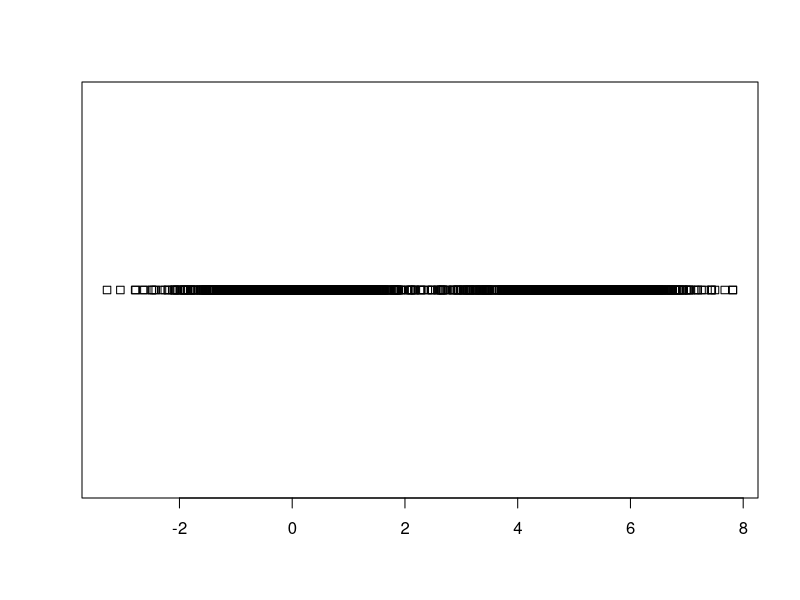
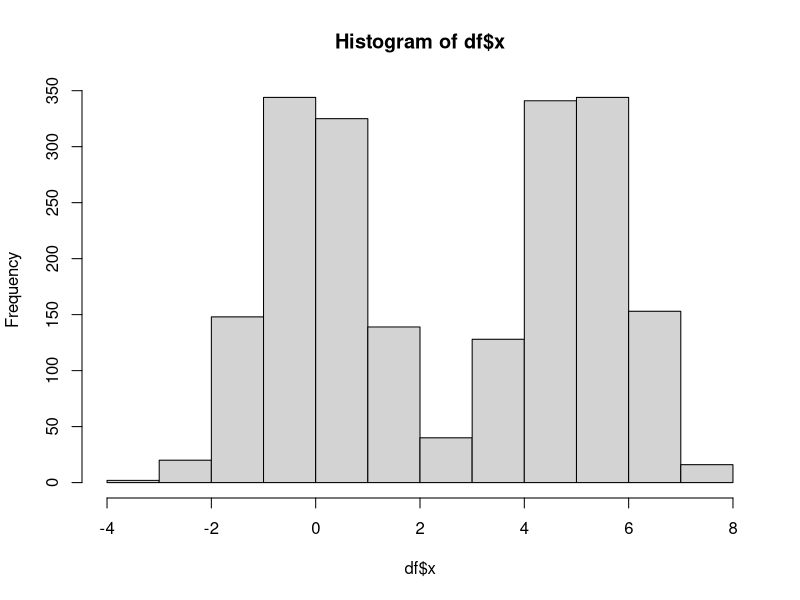
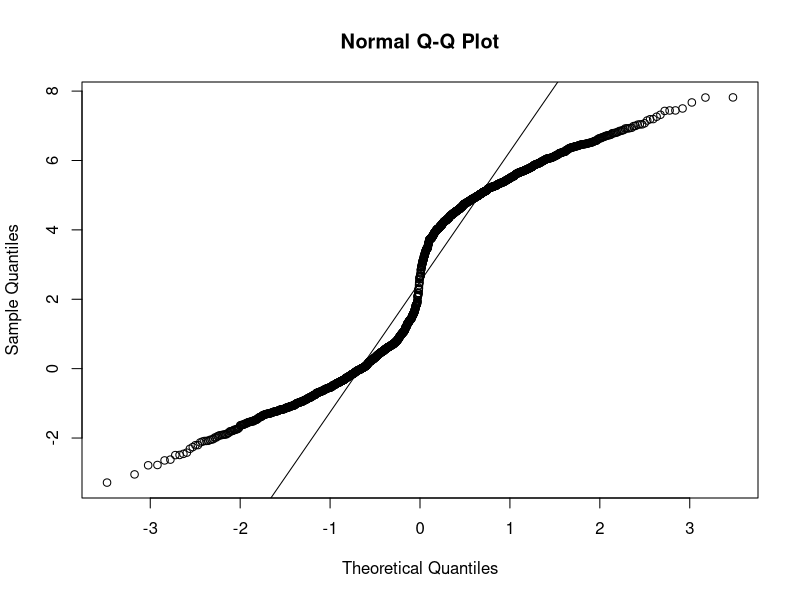
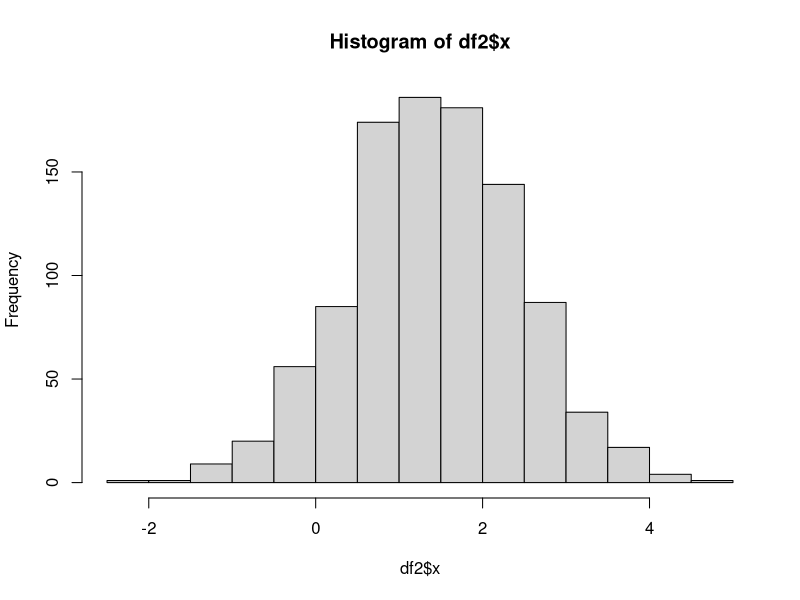
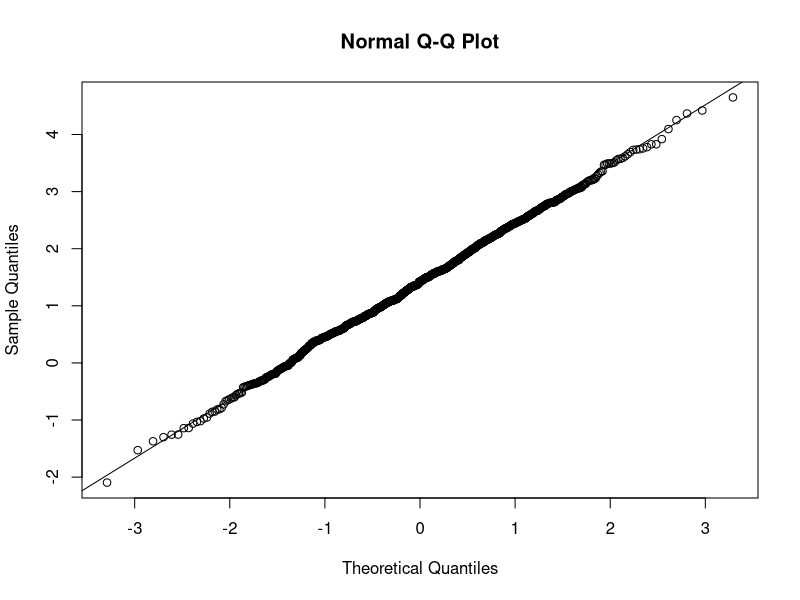
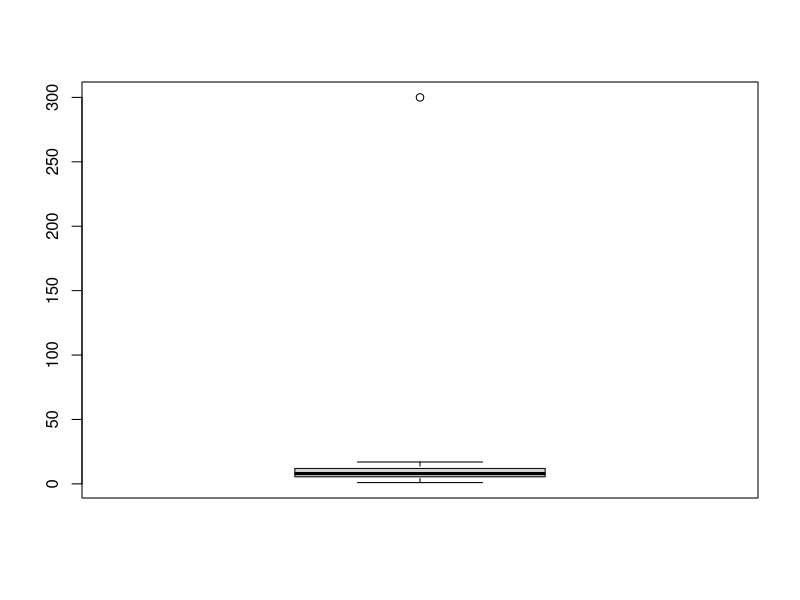
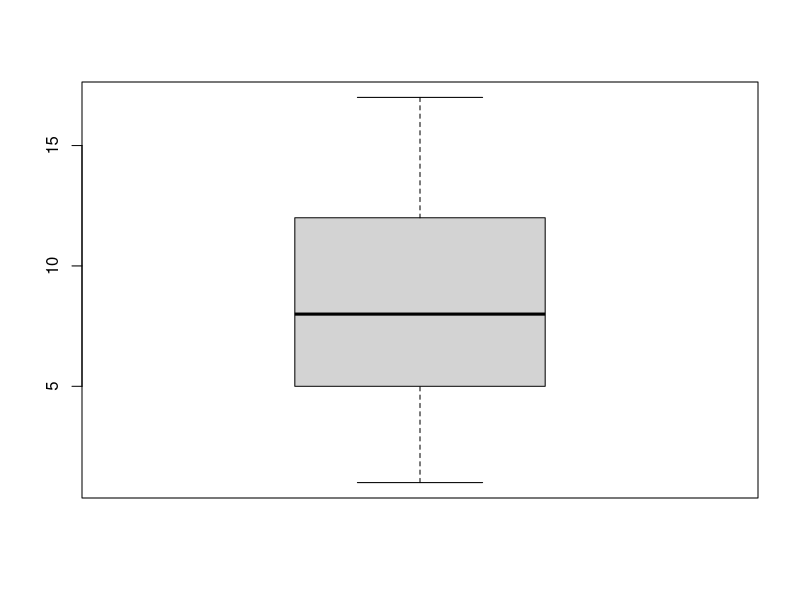
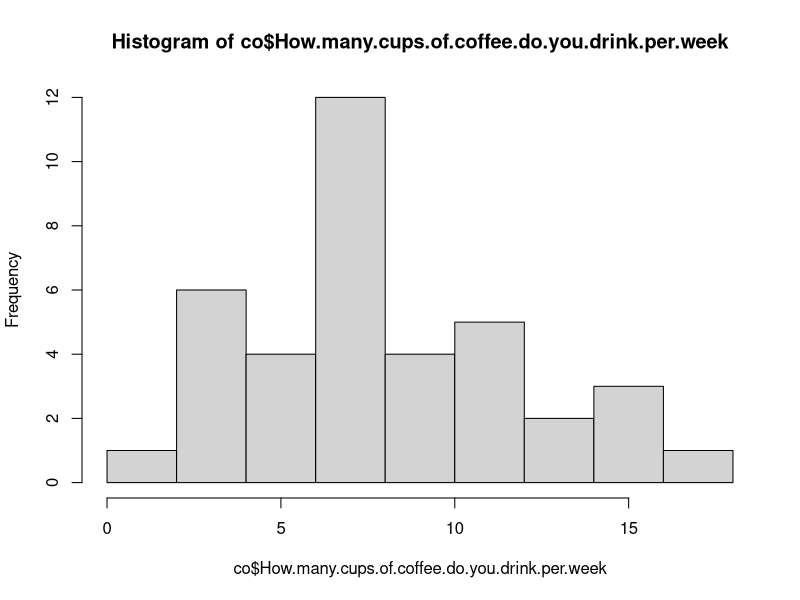

Write the R code that produced these figures, in order. (Note: this script raises an error after producing the figures.)


df = read.csv("./mean1.csv")
summary(df)
is.numeric(df$x)
plot(df)
hist(df$x)
View(df)
qqnorm(df$x); qqline(df$x)


df2 = read.csv("./median1.csv")
hist(df2$x)
summary(df2)
median(df2$x)
mean(df2$x)
qqnorm(df2$x); qqline(df2$x)


co = read.csv("./coffee-talk.csv")
View(co)
co = co[co$I.have.read..understood.and.signed.the.informed.consent.form.and.I.consent.to.taking.part.in.this.study.=="I consent",]
co$How.many.cups.of.coffee.do.you.drink.per.week.=as.numeric(as.character(co$How.many.cups.of.coffee.do.you.drink.per.week.))
summary(co$How.many.cups.of.coffee.do.you.drink.per.week.)
boxplot(co$How.many.cups.of.coffee.do.you.drink.per.week.)
co = co[co$How.many.cups.of.coffee.do.you.drink.per.week.<100,]
boxplot(co$How.many.cups.of.coffee.do.you.drink.per.week.)

co$Please.state.your.gender=as.factor(co$Please.state.your.gender)
hist(co$How.many.cups.of.coffee.do.you.drink.per.week)

a = aov(co$How.many.cups.of.coffee.do.you.drink.per.week.~co$Please.state.your.gender, co)
summary(a)

shapiro.test(a$residuals)
qqnorm(a$residuals); qqline(a$residuals)
leveneTest(co$How.many.cups.of.coffee.do.you.drink.per.week. ~ co$Please.state.your.gender, co)
t.test(co$How.many.cups.of.coffee.do.you.drink.per.week. ~ co$Please.state.your.gender, co)



